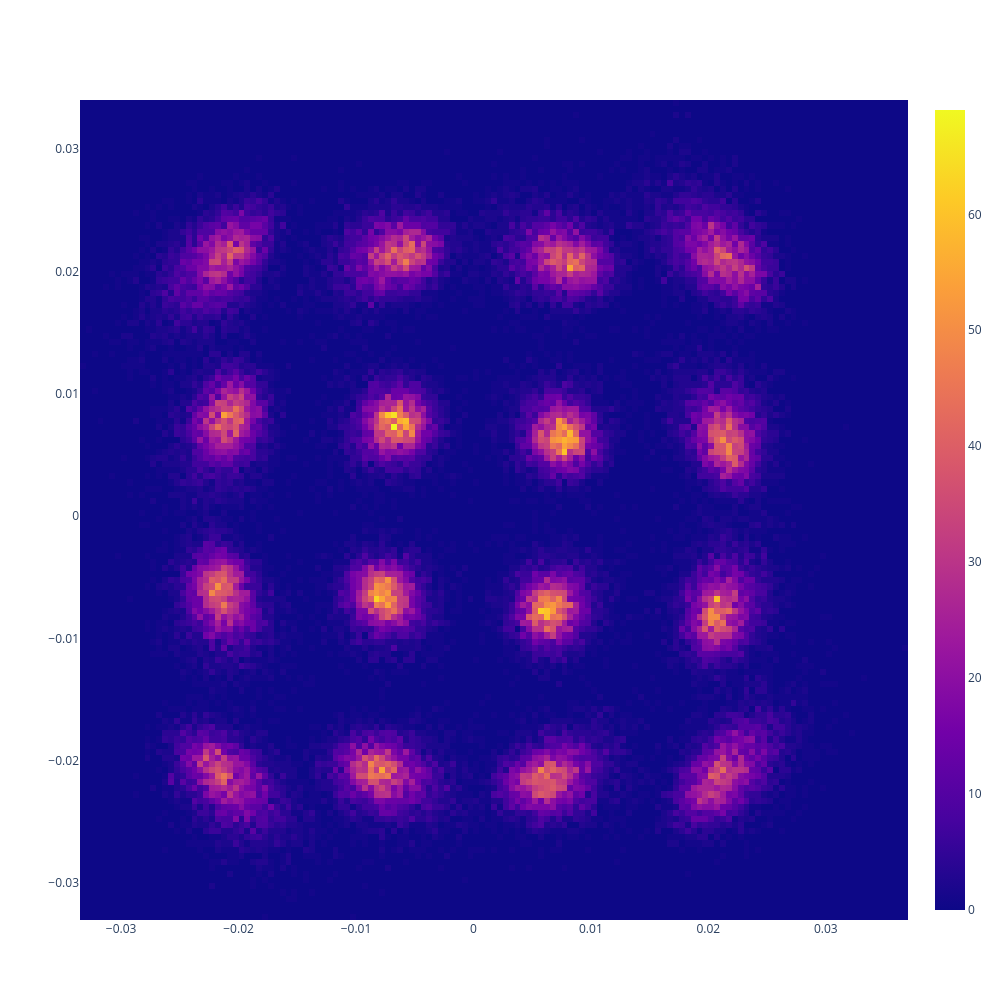

The code cell stored with this chart in its notebook:
### Code cell
x = result['points_x_shifted'].real
y = result['points_x_shifted'].imag

hist = go.Histogram2d(x=x, y=y, nbinsx=200, nbinsy=200)
data = [hist]

layout = go.Layout(
    autosize=False,
    width=1000,
    height=1000)

fig = go.Figure(data=data, layout=layout)

fig.show()

### Figure 1 — Plotly figure (JSON) as saved in the notebook; plotly's stock layout.template omitted (floating-point values rounded to 4 significant figures; data arrays with more than 128 entries replaced by an {"elided": "..."} marker saying what was removed)
{"data": [{"nbinsx": 200, "nbinsy": 200, "type": "histogram2d", "x": {"elided": "65536 float values"}, "y": {"elided": "65536 float values"}}], "layout": {"autosize": false, "height": 1000, "width": 1000}}
